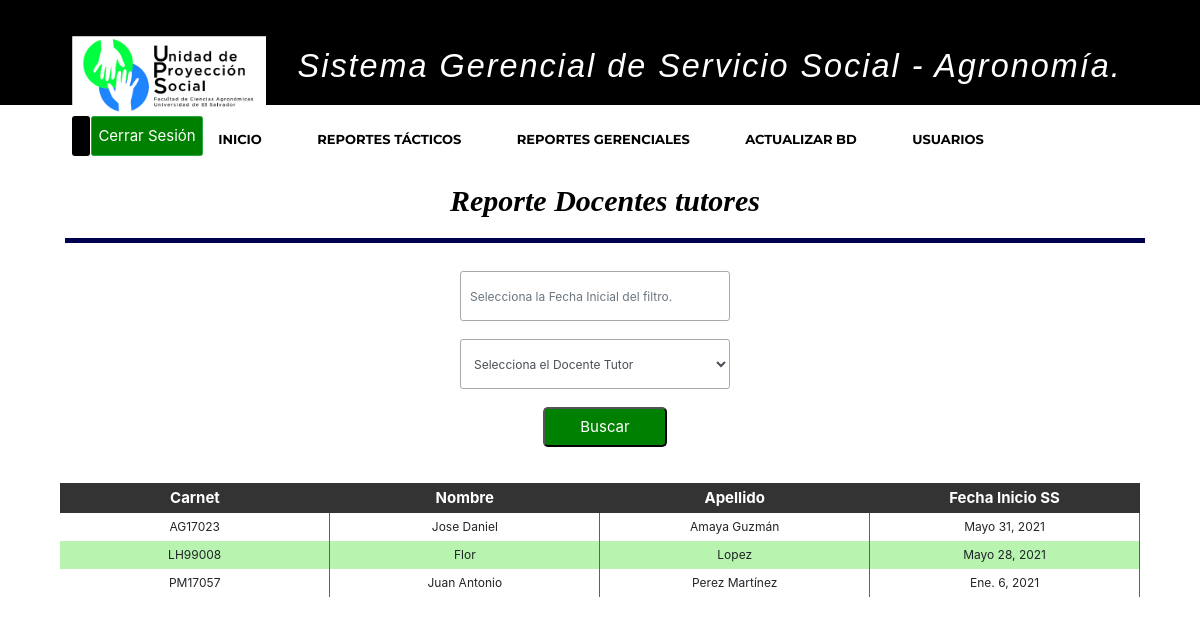
The app's page /sistemaGerencialAgro/consultaEstudiantesPorDocente/ with its own data.
### apps/proyecto/models.py (models this page shows, shortened)
class Solicitud(models.Model):
    carnet_estudiante = models.OneToOneField(EstudioUniversitario, unique=True, primary_key=True, on_delete = models.CASCADE)
    codigo_entidad = models.CharField(max_length=10, null=False)
    horas_semana = models.IntegerField(null=False)
    dias_semana = models.IntegerField(null=False)
    modalidad = models.CharField(max_length=30, null=False)
    fecha_inicio = models.DateField(null=False)
    fecha_fin = models.DateField(null=True)

class EstudioUniversitario(models.Model):
    carnet_estudiante = models.OneToOneField(Estudiante, primary_key=True, unique=True, on_delete = models.CASCADE)
    codigo_carrera = models.ForeignKey(Carrera, on_delete = models.CASCADE)
    codigo_ciclo = models.IntegerField(null=False)
    porc_carrerar_aprob = models.IntegerField(null=False)
    unidades_valorativas = models.IntegerField(null=False)
    experiencia_areas_conoc = models.CharField(max_length=200, null=False)

class Estudiante(models.Model):
    carnet_estudiante = models.CharField(primary_key=True, max_length=7, null=False)
    nombre_estudiante = models.CharField(max_length=50, null=False)
    apellido_estudiante = models.CharField(max_length=50, null=False)
    sexo_estudiante = models.CharField(max_length=1, null=False)
    telefono_estudiante = models.IntegerField(null=False)
    correo_estudiante = models.CharField(max_length=100, null=False)
    direccion_estudiante = models.CharField(max_length=250, null=False)
    def __str__(self):
        return self.carnet_estudiante

### apps/proyecto/views.py (the view)
# urls.py: path('sistemaGerencialAgro/consultaEstudiantesPorDocente/', consultaEstudiantesDocente, name="consulta_estudiante_docente"),
def consultaEstudiantesDocente(request):
    docentes = Docente.objects.all()
    estudiantes_docentes = Solicitud.objects.order_by('carnet_estudiante__carnet_estudiante')
    context = {
        'estudiantes_docentes': estudiantes_docentes,
        'docentes': docentes,
    }
    return render(
        request,
        'proyecto/docentesServSocDepartamento.html',
        context,
    )

### templates/proyecto/docentesServSocDepartamento.html (shortened to what this page needs)
{% extends 'base/base.html' %}
{% block content %}
  <header>
    <div class="container">
        <h2 align="center" class="form-titulo" style ="margin-left: 5px;"> Reporte Docentes tutores</h2>
    </div>
  </header>
<div class="container">
    <div align="center" class="busqueda">
        <form method="POST" action="{% url 'sistemaGerencialAgro:filtrar_estudiante_docente' %}">
            <input name="fecha_inic"  id = "date" onfocus="(this.type='date')" class = "form-control col-4 col-sm-3 input-style input-lg" placeholder="Selecciona la Fecha Inicial del filtro." maxlength="7"><br><br>
            <select name="docent" class="form-control col-4 col-sm-3 input-style input-lg" title="Selecciona el Docente Por Favor" required>
                <option selected value=""> Selecciona el Docente Tutor </option>
            </select>
            <input class="btn-buscar btn-busqueda" type = "submit" value = "Buscar" id = "fechaBuscar" required></br></br>
        </form>
    </div>
    <div>
        <table>
            <thead>
        	   <tr>
                    <th>Carnet</th>
                    <th>Nombre</th>
            	    <th>Apellido</th>
            		<th>Fecha Inicio SS</th>
        		</tr>
            </thead>
            {% if estudiantes_docentes_filtro %}
                    {% for fil in estudiantes_docentes_filtro %}
                        {% if fil.carnet_docente_id == docent %}
                            {% if fecha_inic <= fil.carnet_estudiante.fecha_inicio|date:"Y-m-d"  %}
                                <tr class="etiqueta-tr">
                                    <td class="th-borde width-th-xx" style = "text-align:center;">{{ fil.carnet_estudiante.carnet_estudiante.carnet_estudiante }}</td>
                                    <td class="th-borde width-th-xx" style = "text-align:center;">{{ fil.carnet_estudiante.carnet_estudiante.carnet_estudiante.nombre_estudiante }}</td>
                                    <td class="th-borde width-th-xx" style = "text-align:center;">{{ fil.carnet_estudiante.carnet_estudiante.carnet_estudiante.apellido_estudiante }}</td>
                                    <td class="th-borde width-th-xx" style = "text-align:center;">{{ fil.carnet_estudiante.fecha_inicio }}</td>
                                </tr>
                            {% endif %}
                        {% endif %}
                    {% endfor %}
                {% if fecha_inic != '' %}
                   <h4>Desde la fecha de {{fecha_inic}}, Al Docente {{ docent }} se le han asignado los siguientes estudiantes, para ser el tutor</h4><br>
                {% endif %}
                {% if fecha_inic == '' %}
                   <h4>El Docente {{ docent }} apoya como tutor a los siguientes estudiantes</h4><br>
                {% endif %}
            {% elif estudiantes_docentes %}
                {% for est in estudiantes_docentes %}
                    <tr class="etiqueta-tr">
                        <td class="th-borde width-th-xx" style = "text-align:center;">{{ est.carnet_estudiante.carnet_estudiante }}</td>
                        <td class="th-borde width-th-xx" style = "text-align:center;">{{ est.carnet_estudiante.carnet_estudiante.nombre_estudiante }}</td>
                        <td class="th-borde width-th-xx" style = "text-align:center;">{{ est.carnet_estudiante.carnet_estudiante.apellido_estudiante }}</td>
                        <td class="th-borde width-th-xx" style = "text-align:center;">{{ est.fecha_inicio }}</td>
                    </tr>
                {% endfor %}
            {% endif %}
    	</table>
    </div>
{% endblock %}

### static/css/style.css (style rules this page uses)
body { background: #fff; color: #666666; font-family: "Open Sans", sans-serif; }
h1, h2, h3, h4, h5, h6 { font-family: "Montserrat", sans-serif; font-weight: 400; margin: 0 0 20px 0; padding: 0; }

### static/css/archivo.css (style rules this page uses)
html { font-size: 12px; }
section, .container { display: block; width: 100%; margin-left: auto; margin-right: auto; }
h2 { text-align: center; font: oblique bold 100% cursive; color: black; padding-right: 150px; }
header { display: block; width: 100%; font-size: 5px; }
table { width: 100%; }
table tbody td { text-align: center; }
thead { background-color: #333333; }
input { width: 180px; height: 20px; }
input[type="button"], input[type="submit"] { font-size: 15px; width: auto; height: 40px; white-space: nowrap; }
select, option { width: 150px; font-size: 12px; }
th, tr th { color: white; text-align: center; font-size: 15px; height: 30px; }

### static/css/estilos_sec_not.css (style rules this page uses)
.container { display: block; text-align: center; margin-left: auto; margin-right: auto; }
.form-titulo { background: white; color: black; padding: 20px; text-align: center; font-weight: 100px; font-size: 30px; border-bottom: 5px solid #000050; margin-top: 30px; width: 100%; }
.input-style { margin-right:10px; height: 50px; border-radius: 3px; border: 1px solid darkgray; }
.btn-buscar { text-align: center; background: green; color: white; margin: auto; padding: 0px 35px; border-radius: 5px ; }
.btn-busqueda { margin-left: 10px; }
.width-th-xx { width: 10%; padding: 5px; }
.th-borde { border-right:0.5px solid #646060; }
tr:nth-child(even) { background-color: #b8f3af; }

### records on screen
Solicitud: carnet_estudiante.carnet_estudiante "AG17023", carnet_estudiante.carnet_estudiante.nombre_estudiante "Jose Daniel", carnet_estudiante.carnet_estudiante.apellido_estudiante "Amaya Guzmán", fecha_inicio "Mayo 31, 2021"
Solicitud: carnet_estudiante.carnet_estudiante "LH99008", carnet_estudiante.carnet_estudiante.nombre_estudiante "Flor", carnet_estudiante.carnet_estudiante.apellido_estudiante "Lopez", fecha_inicio "Mayo 28, 2021"
Solicitud: carnet_estudiante.carnet_estudiante "PM17057", carnet_estudiante.carnet_estudiante.nombre_estudiante "Juan Antonio", carnet_estudiante.carnet_estudiante.apellido_estudiante "Perez Martínez", fecha_inicio "Ene. 6, 2021"
